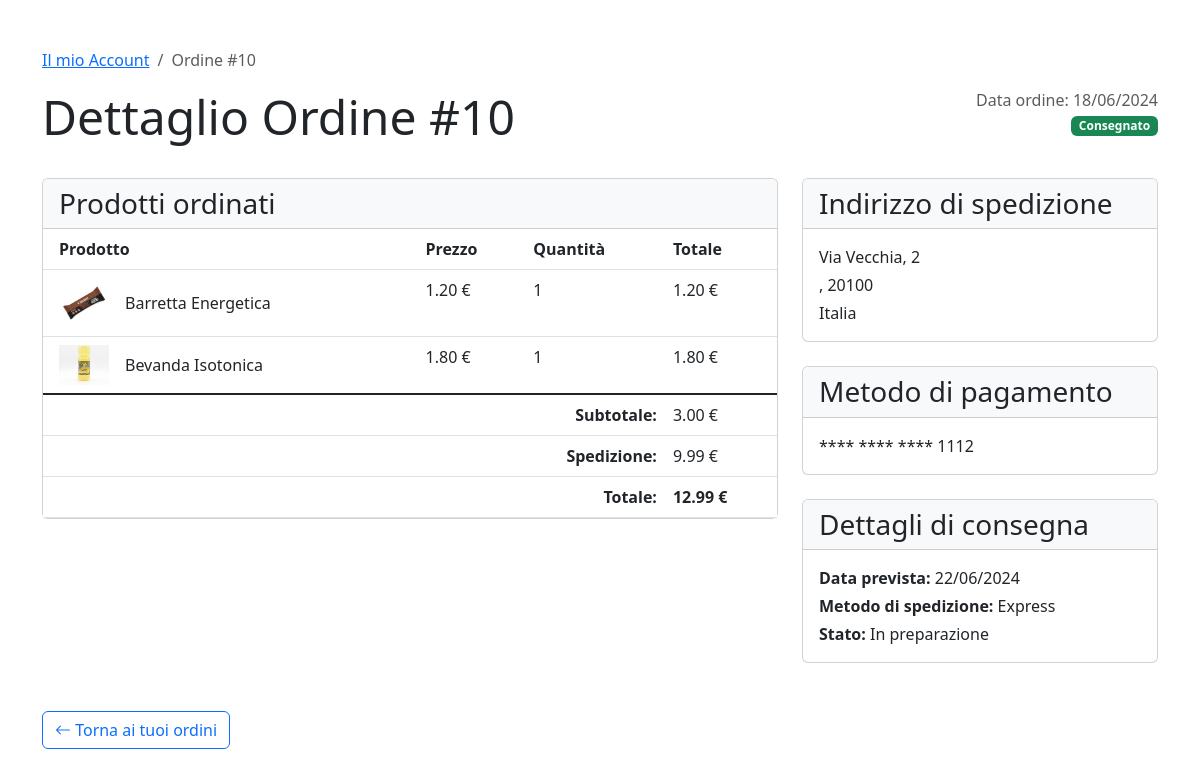
The page /core/order_detail/10/ (signed in) on the database as committed earlier.
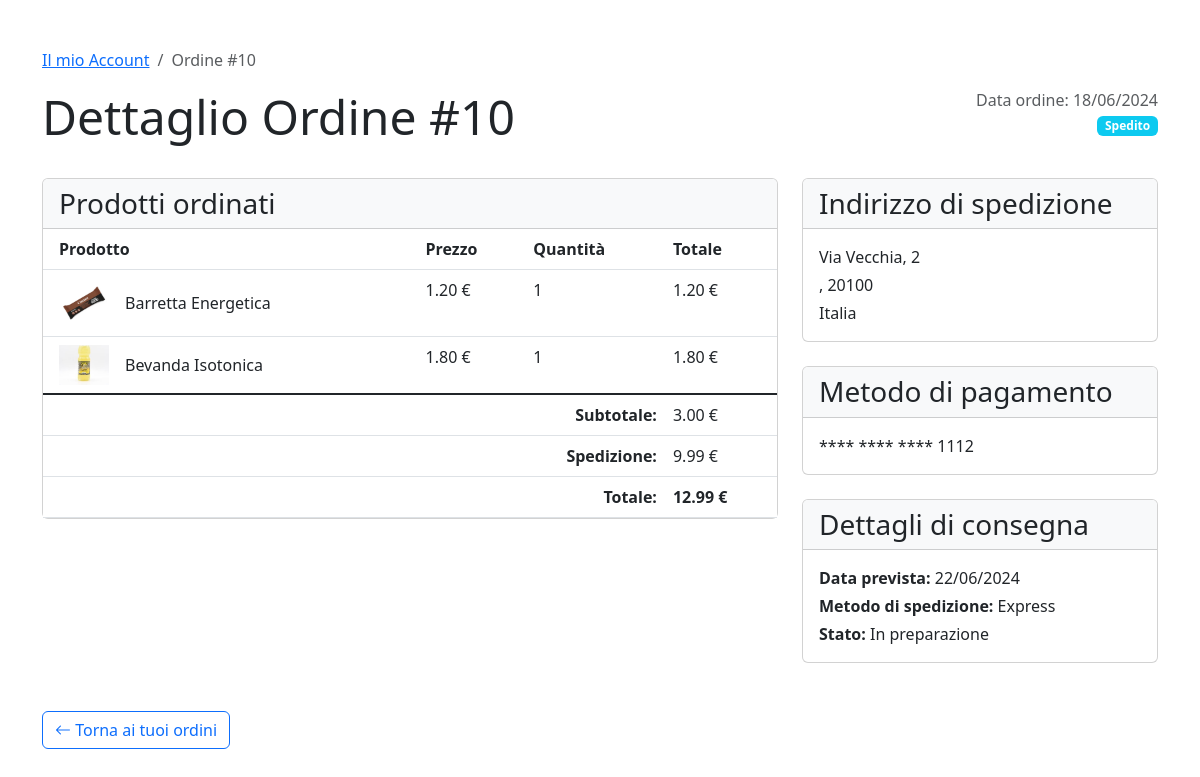
The same page on the database as committed later.
### core/views.py (the view)
class OrderDetailView(LoginRequiredMixin, DetailView):
    model = Order
    template_name = 'core/order_detail.html'
    context_object_name = 'order'
    pk_url_kwarg = 'order_id'  # Parametro URL per l'ID dell'ordine
    def get_queryset(self):
        if self.request.user.has_perm('core.change_order'):
            return Order.objects.all()
        return Order.objects.filter(user=self.request.user)
    def get_context_data(self, **kwargs):
        context = super().get_context_data(**kwargs)
        context['items'] = self.object.items.all()
        context['shipping_cost'] = self.object.shipping_cost
        context['subtotal'] = self.object.get_total_cost()
        context['delivery_date'] = self.object.delivery_date
        context['shipping_method'] = self.object.shipping_method
        context['address'] = self.object.address
        context['total'] = context['subtotal'] + context['shipping_cost']
        context['store_manager'] = is_store_manager(self.request.user)
        context['payment_method'] = self.object.payment_method
        return context

### core/models.py (called while the page is built)
    def get_total_cost(self):
        return sum(item.get_cost() for item in self.items.all())

    def get_cost(self):
        return self.price * self.quantity

### users/views.py (called while the page is built)
def is_store_manager(user):
    return user.groups.filter(name='Store Managers').exists()

### templates/core/order_detail.html (shortened to what the changed rows need)
{% extends 'base.html' %}
{% load static %}
{% block content %}
<div class="container my-5">
    <div class="row mb-4">
        <div class="col-md-8">
            <h1 class="display-5">Dettaglio Ordine #{{ order.id }}</h1>
        </div>
        <div class="col-md-4 text-end">
            <p class="mb-0">
                <span class="badge {% if order.status == 'delivered' %}bg-success{% elif order.status == 'shipped' %}bg-info{% elif order.status == 'pending' %}bg-warning {% else %} bg-danger{% endif %}">
                    {%if order.status == 'delivered' %}Consegnato{% elif order.status == 'shipped' %}Spedito{% elif order.status == 'pending' %}In lavorazione {% else %} Annullato {% endif %}
                </span>
            </p>
        </div>
    </div>
    <div class="row">
        <div class="col-md-8">
            <div class="card mb-4">
                <div class="card-body p-0">
                    <div class="table-responsive">
                        <table class="table table-hover mb-0">
                            <thead>
                                <tr>
                                    <th class="ps-3">Prodotto</th>
                                    <th>Prezzo</th>
                                    <th>Quantità</th>
                                    <th>Totale</th>
                                </tr>
                            </thead>
                        </table>
                    </div>
                </div>
            </div>
        </div>
    </div>
</div>
{% endblock %}

Rows that differ between the two databases and show on the page:
changed Order "Via Vecchia, 2": status "delivered" → "shipped" (drawn)
Other text that changed with them:
text no longer shown: "Consegnato"
text now shown: "Spedito"
